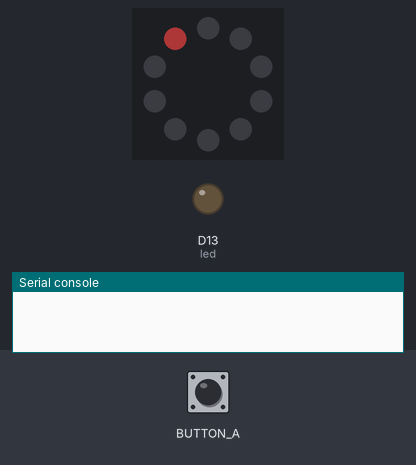
Simulated run of this program. Board: Circuit Playground running CircuitPython. Shown: the board's ring of 10 RGB LEDs (number 0 left of the top, counting anticlockwise), output pins drawn as LEDs (lit = HIGH), the last lines printed to the serial console. Inputs (shaded band) come from the test bench. Dim RGB values are drawn brighter than linear.

Above: at 1.2 s.
1.3 s: button A pressed for 0.15 s
At 2.5 s:
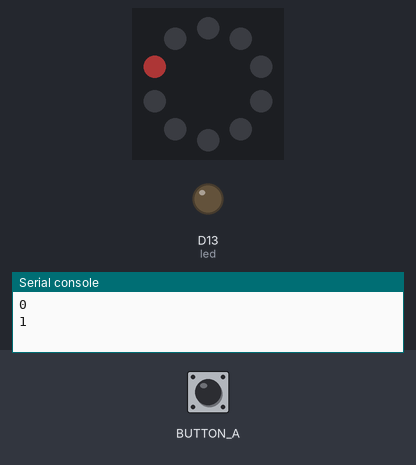
2.9 s: button A pressed for 1 s
At 3.9 s:
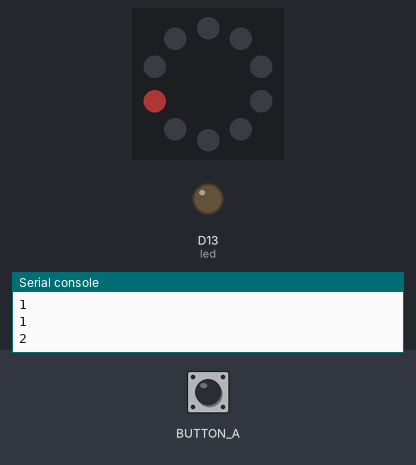
5.4 s: button A pressed for 0.15 s
At 5.8 s:
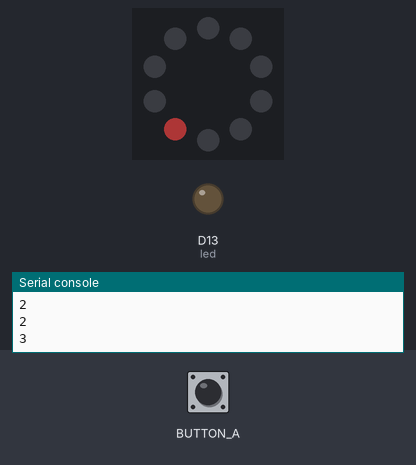
7.0 s: button A pressed for 1 s
At 8.0 s:
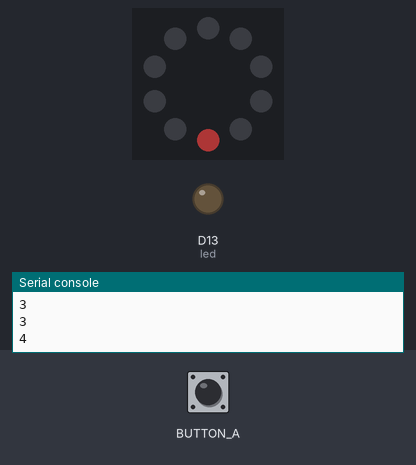
Timing chart, 0 to 10.0 s (numbered marks = the images above; inputs shaded):
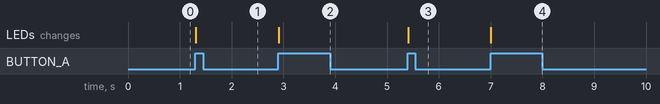

Measured:
- after the input at 1.3 s, the LEDs: change at once (image 1)
- after the input at 2.9 s, the LEDs: change at once (image 2)
- after the input at 5.4 s, the LEDs: change at once (image 3)
- after the input at 7.0 s, the LEDs: change at once (image 4)

The program:

choice_01.py
```python
import time
import board
import digitalio
import neopixel

led = digitalio.DigitalInOut(board.D13)
led.switch_to_output()

buttonA = digitalio.DigitalInOut(board.BUTTON_A)
buttonA.switch_to_input(pull=digitalio.Pull.DOWN)

pixels = neopixel.NeoPixel(board.NEOPIXEL, 10, brightness=0.2, auto_write=False)

choicevar = 0
pink = ( 255, 80, 80)
pixels[choicevar] = pink
pixels.show()
apress = False

while True:
	if buttonA.value and apress == 0:  # button is pushed
		apress = True
		pixels[choicevar] = ( 0, 0, 0)
		print(choicevar)
		choicevar = choicevar + 1
		if choicevar > 9:
			choicevar = 0
		print(choicevar)
		pixels[choicevar] = pink
		pixels.show()
	elif buttonA.value == False:
		apress = False
	time.sleep(0.01)
```
